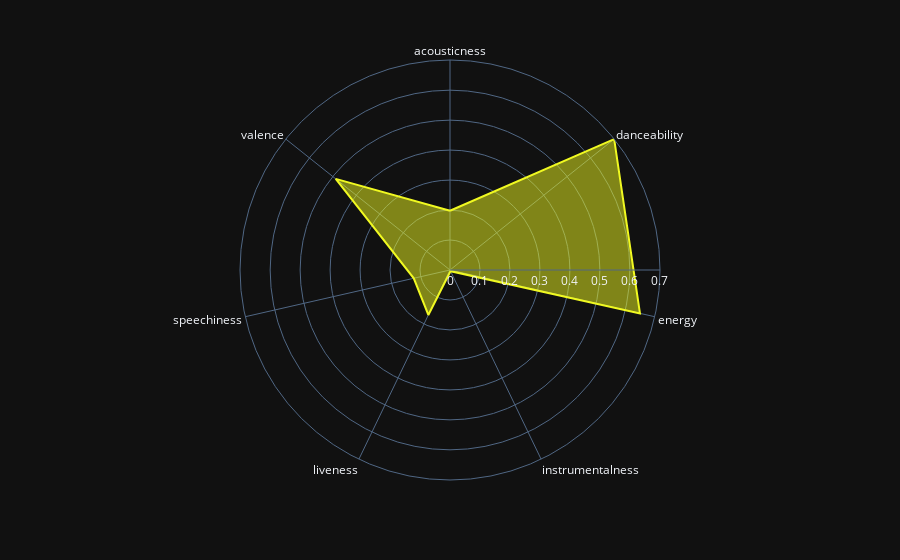

Here is the notebook cell this chart was saved with:
### Code cell
# polar plot 

#caractéristiques à avoir sur le plot: on ne garde que celles-ci parce qu'elles ont la même échelle
carac = ['acousticness', 'danceability', 'energy', 'instrumentalness', 'liveness', 'speechiness',  'valence']

# moyenne de ces caractéristiques 

fig = px.line_polar(top_songs, theta=carac, r= top_songs[carac].mean(), line_close=True, template="plotly_dark", 
                    color_discrete_sequence=px.colors.sequential.Plasma_r)
fig.update_traces(fill='toself')
fig.update_layout(autosize = False)
fig.show()

### Figure 1 — Plotly figure (JSON) as saved in the notebook; plotly's stock layout.template omitted (floating-point values rounded to 4 significant figures)
{"data": [{"fill": "toself", "hovertemplate": "r=%{r}<br>theta=%{theta}<extra></extra>", "legendgroup": "", "line": {"color": "#f0f921", "dash": "solid"}, "mode": "lines", "name": "", "r": [0.1977, 0.7007, 0.6501, 0.004313, 0.1665, 0.1239, 0.4876, 0.1977], "showlegend": false, "subplot": "polar", "theta": ["acousticness", "danceability", "energy", "instrumentalness", "liveness", "speechiness", "valence", "acousticness"], "type": "scatterpolar"}], "layout": {"autosize": false, "legend": {"tracegroupgap": 0}, "margin": {"t": 60}, "polar": {"angularaxis": {"direction": "clockwise", "rotation": 90}, "domain": {"x": [0, 1], "y": [0, 1]}}}}
